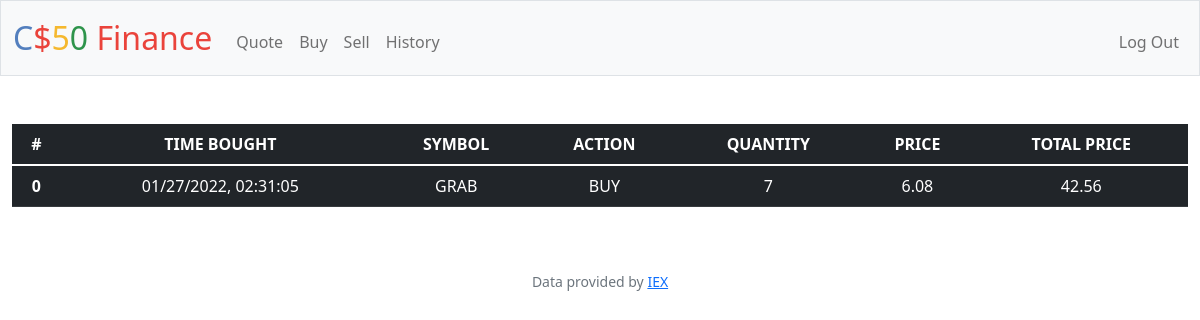
Screenshot of /history (signed in) with the database file from the repository.
### tables this page shows
CREATE TABLE history (id INTEGER NOT NULL, time_bought timestamp ,symbol VARCHAR(255) NOT NULL, action VARCHAR(255) NOT NULL, quantity INTEGER NOT NULL, price FLOAT, total_price FLOAT, FOREIGN KEY (id) REFERENCES users(id));

### app.py (the view)
@app.route("/history")
@login_required
def history():
    id = session["user_id"]
    items = db.execute("SELECT * FROM history WHERE id = ?",id)
    for i in items:
        i.pop("id")
    return render_template("history.html",items=items)

### app.py (called while the page is built)
@app.after_request
def after_request(response):
    response.headers["Cache-Control"] = "no-cache, no-store, must-revalidate"
    response.headers["Expires"] = 0
    response.headers["Pragma"] = "no-cache"
    return response

### helpers.py (called while the page is built)
def login_required(f):
    @wraps(f)
    def decorated_function(*args, **kwargs):
        if session.get("user_id") is None:
            return redirect("/login")
        return f(*args, **kwargs)
    return decorated_function

### templates/history.html (shortened to what this page needs)
{% extends "layout.html" %}
{% block main %}
<table class="table table-hover table-dark">
    <thead>
      <tr>
        <th scope="col">#</th>
        {% if items|length > 0 %}
        {% for key,value in items[0].items() %}
          <th scope="col">{{ key|upper|replace("_"," ") }}</th>
        {% endfor %}
        {% else %}
          <td colspan="2"> BUY STUFF </td>
        {% endif %}
      </tr>
    </thead>
    <tbody>
      {% set ns=namespace(i=0) %}
      {% for item in items %}
        <tr>
          <th scope="row">{{ ns.i }}</th>
          {% set ns.i = ns.i+1 %}
          {% for key,value in item.items() %}
            <td>{{ value }}</td>
          {% endfor %}
        </tr>
      {% endfor %}
    </tbody>
  </table>
{% endblock %}

### templates/layout.html (shortened to what this page needs)
<!DOCTYPE html>
<html lang="en">
    <head>
        <link href="https://cdn.jsdelivr.net/npm/bootstrap@5.1.3/dist/css/bootstrap.min.css" rel="stylesheet">
        <link href="/static/styles.css" rel="stylesheet">
    </head>
    <body>
        <nav class="bg-light border navbar navbar-expand-md navbar-light">
            <div class="container-fluid">
                <a class="navbar-brand" href="/"><span class="blue">C</span><span class="red">$</span><span class="yellow">5</span><span class="green">0</span> <span class="red">Finance</span></a>
                <div class="collapse navbar-collapse" id="navbar">
                    {% if session["user_id"] %}
                        <ul class="navbar-nav me-auto mt-2">
                            <li class="nav-item"><a class="nav-link" href="/quote">Quote</a></li>
                            <li class="nav-item"><a class="nav-link" href="/buy">Buy</a></li>
                            <li class="nav-item"><a class="nav-link" href="/sell">Sell</a></li>
                            <li class="nav-item"><a class="nav-link" href="/history">History</a></li>
                        </ul>
                        <ul class="navbar-nav ms-auto mt-2">
                            <li class="nav-item"><a class="nav-link" href="/logout">Log Out</a></li>
                        </ul>
                    {% else %}
                        <ul class="navbar-nav ms-auto mt-2">
                            <li class="nav-item"><a class="nav-link" href="/register">Register</a></li>
                            <li class="nav-item"><a class="nav-link" href="/login">Log In</a></li>
                        </ul>
                    {% endif %}
                </div>
            </div>
        </nav>
        <main class="container-fluid py-5 text-center">
            {% block main %}{% endblock %}
        </main>
        <footer class="mb-5 small text-center text-muted">
            Data provided by <a href="https://iexcloud.io/">IEX</a>
        </footer>
    </body>
</html>

### static/styles.css (style rules this page uses)
nav .navbar-brand { font-size: xx-large; }
nav .navbar-brand .blue { color: #537fbe; }
nav .navbar-brand .red { color: #ea433b; }
nav .navbar-brand .yellow { color: #f5b82e; }
nav .navbar-brand .green { color: #2e944b; }

### rows the page displays
history: key "TIME BOUGHT", key "SYMBOL", key "ACTION", key "PRICE", key "TOTAL PRICE", i "0", time_bought "01/27/2022, 02:31:05", symbol "GRAB", action "BUY", item "7", price "6.08", total_price "42.56"

### other values shown
{{ key|upper|replace("_"," ") }} "QUANTITY"
